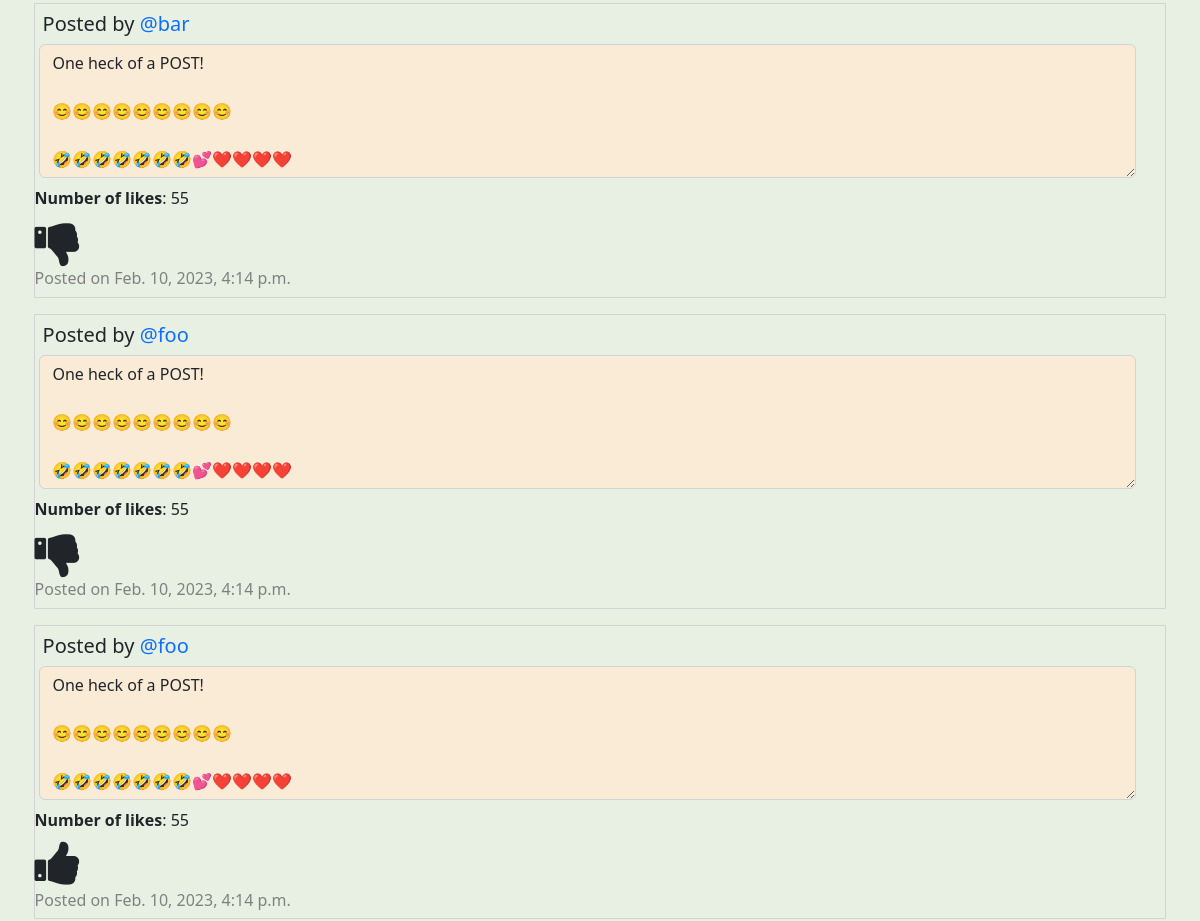
Before: /allPosts?page=2 (signed in, middle part) with the older database file.
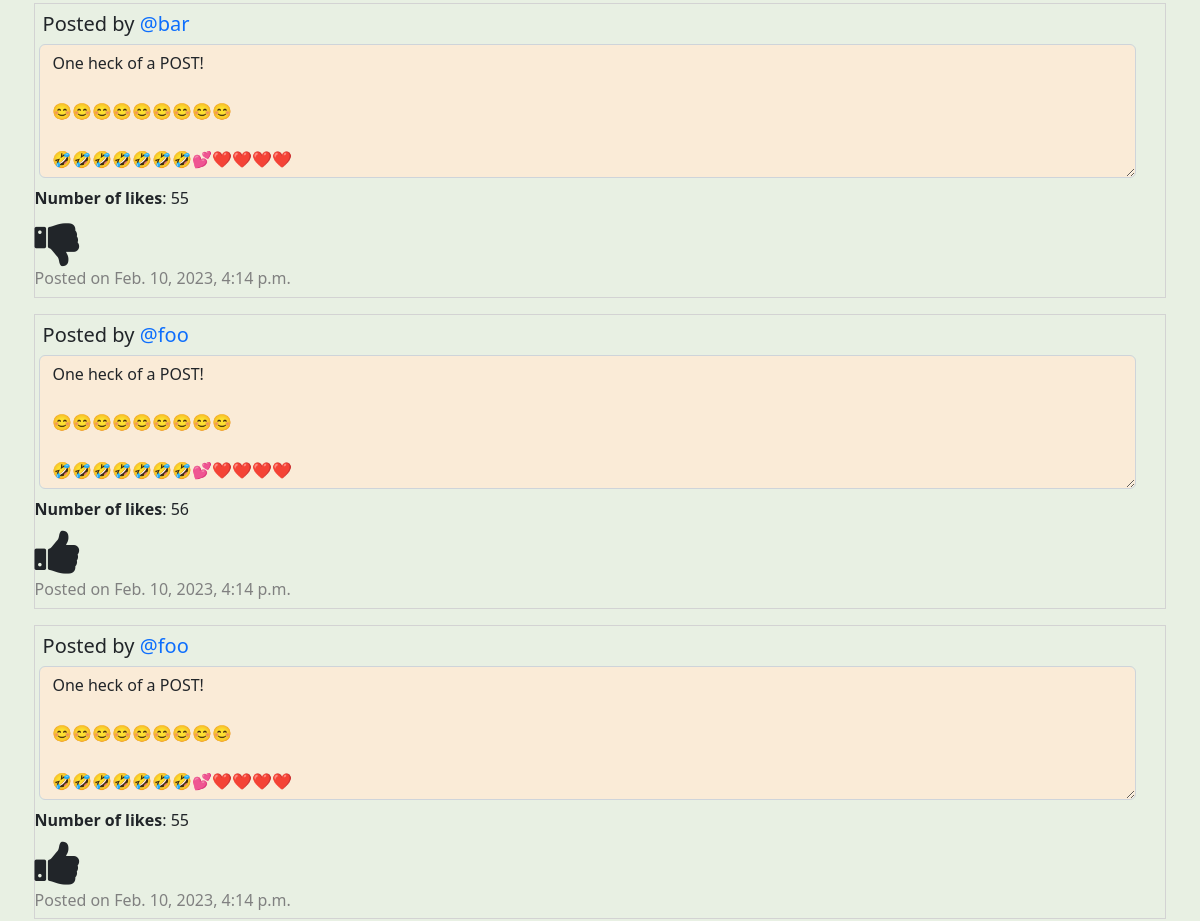
After: the same page with the newer database file.
### network/models.py (models this page shows)
class Posts(models.Model):
    creator = models.ForeignKey(
        User, on_delete=models.PROTECT, related_name="get_creator", blank=False)
    content = models.TextField(max_length=600)
    createdDate = models.DateTimeField(auto_now_add=True)
    likedUser = models.ManyToManyField(
        User, related_name="get_liked_users", blank=True)
    numberLikes = models.PositiveIntegerField(blank=True, default=0)

class User(AbstractUser):
    pass
    def __str__(self) -> str:
        return f"User Name: {self.username} - User ID: {self.id}"

### network/views.py (the view)
# urls.py: path("allPosts", views.djangoAllPosts, name="djangoAllPosts"),
@login_required
def djangoAllPosts(request):
    print("In DjangoAllPosts")
    user = request.user
    userLoggedIn = request.user.username
    user_id = request.user.id
    userName = User.objects.get(id=user_id)
    print(userName)
    print(user)
    print(userLoggedIn)
    postings = Posts.objects.filter().order_by('-createdDate')
    postsPagination = postings
    paginator = Paginator(postsPagination, 10)
    page_number = request.GET.get('page', '1')
    page_obj = paginator.get_page(page_number)
    likeList = returnlikeList(request)
    return render(request, "network/allPosts.html", {"page_obj": page_obj, "postings": postings, "likeList": likeList})

### network/views.py (called while the page is built)
@login_required
def returnlikeList(request):
    user_id = request.user.id
    likedUser = Posts.objects.filter(likedUser=user_id)
    print(likedUser)
    likeList = []
    for like in likedUser:
        currentObject = User.objects.get(id=user_id)
        print(currentObject.id)
        print(like.id)
        likeList.append(like.id)
    return likeList

### network/templates/network/allPosts.html (shortened to what this page needs)
{% extends "network/layout.html" %}
{% load static %}
{% block body %}
<div id="post-view">
    {% for post in page_obj %}
    <div id="allPostings">
        <div class="post{{forloop.counter0}}">
            <h5 class="creator">Posted by <a
                    href="{% url 'getProfile' post.creator.username %}">{{post.creator.username}}</a></h5><textarea
                class="form-control content{{forloop.counter0}}" id="readonlyContent{{forloop.counter0}}" rows="5"
                readonly="true">{{post.content}}</textarea>
            <p id="numberLikes{{forloop.counter0}}" class="numberLikes{{forloop.counter0}}"><strong>Number of
                    likes</strong>:
                {{post.numberLikes}}</p>
            {% if post.id in likeList and post.creator.username != user.username %}
            <i class="fa fa-thumbs-up {{forloop.counter0}}" id="thumbsUp{{forloop.counter0}}" aria-hidden="true"
                onclick="likePost('{{post.id}}', '{{post.creator.username}}', '{{user.username}}')"></i>
            {% elif post.id not in likeList and post.creator.username != user.username %}
            <i class="fa fa-thumbs-down {{forloop.counter0}}" id="thumbsDown{{forloop.counter0}}" aria-hidden="true"
                onclick="likePost('{{post.id}}', '{{post.creator.username}}', '{{user.username}}')"></i>
            {% endif %}
            <p class="timestamp{{forloop.counter0}}">Posted on {{post.createdDate}}</p>
        </div>
    </div>
    {% endfor %}
</div>
{% endblock %}

### network/templates/network/layout.html (shortened to what this page needs)
{% load static %}
<!DOCTYPE html>
<html lang="en" style="background-color: #e8f0e3;">
<head>
    <link href="https://cdn.jsdelivr.net/npm/bootstrap@5.2.3/dist/css/bootstrap.min.css" rel="stylesheet">
    <link rel="stylesheet" href="https://cdnjs.cloudflare.com/ajax/libs/font-awesome/4.7.0/css/font-awesome.min.css">
    <link href="{% static 'network/styles.css' %}" rel="stylesheet">
</head>
<body>
    <div class="body">
        {% block body %}
        {% endblock %}
    </div>
</body>
</html>

### network/static/network/styles.css (style rules this page uses)
body { margin: 1.1em; background-color: #e8f0e3; }
a { text-decoration: none; }
#post-view { background-color: #e8f0e3; }
.form-control { margin: 0.3em; }
p { margin-bottom: 0.4rem; }
.creator { margin: 0.4em; }
.fa { font-size: 50px; cursor: pointer; user-select: none; }
[class*="post"] { margin: 1em; border-style: solid; border-width: thin; border-color: lightgray; }
[class*="timestamp"] { color: grey; }
[id*="readonlyContent"] { margin-bottom: 0.5em; background-color: antiquewhite; width: 97%; }

Changed rows visible on the page:
changed Posts (number 2 of 3 on the later page): numberLikes "55" → "56"
